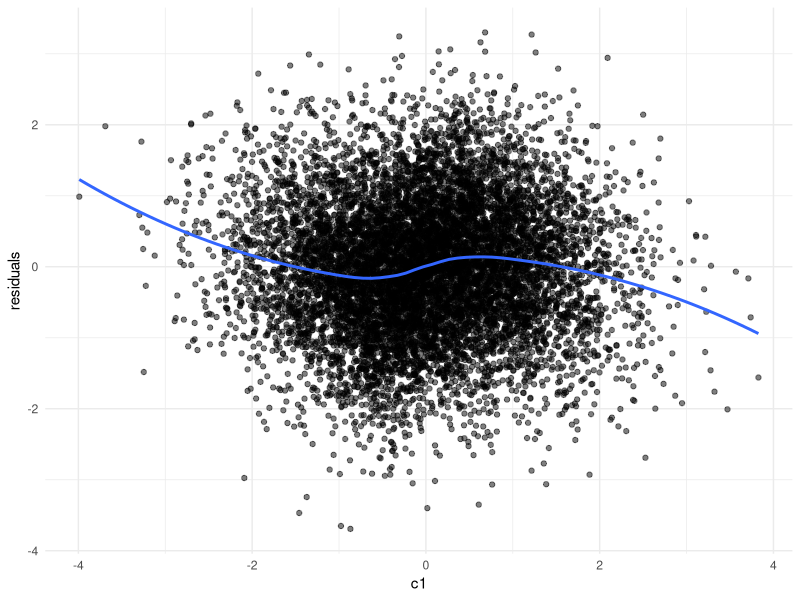

This figure's R source: (Note: this script raises an error after producing the figure.)
# reproducibility
set.seed(427) 

# load required libraries
library(mvtnorm)
library(psych)                                             # for descriptives
library(lavaan)                                            # for fitting CLPM
library(tidyverse)

### CLPM parameters ###
N <- 100000                                                # number of people
T <- 5                                                     # number of time points

ax <- 0.25                                                 # effect of X_(t-1) on X_t
ay <- 0.25                                                 # effect of Y_(t-1) on Y_t
bx <- 0.10                                                 # effect of Y_(t-1) on X_t
by <- 0.10                                                 # effect of X_(t-1) on Y_t
rho <- 0.30                                                # residual correlation of innovations
                                                          
# create the path matrix A from these effects
A <- matrix(c(ax, by, 
              bx, ay), 
            nrow = 2, byrow = TRUE)

### confounder parameters ###
k_lin <- 3                                                 # number of "linear" confounders (baseline C1..C3)

# baseline linear effects of confounders on X_t and Y_t
gamma_x_lin <- c(0.30, 0.20, 0.10)                         # effect of confounders on X_t
gamma_y_lin <- c(0.30, 0.20, 0.10)                         # effect of confounders on Y_t

# curvature parameter: lager = quicker "turning" around a point
# meaning a stronger non-linear effect.
a_tanh <- 2

# simulate base confounders: C1..C3 ~ N(0,1), independent
Psi_base <- diag(rep(1, k_lin))                            # variance-covariance matrix of base confounders (I in this case)
U_lin <- rmvnorm(N, 
                 mean  = rep(0, k_lin),                    # mean of confounders = 0, since we want standardised effect sizes
                 sigma = Psi_base)                         # C1..C3 ~ N(0,1), independent

# name the confounder columns
colnames(U_lin) <- paste0("c", 1:k_lin)                    # C1, C2, C3

# create tanh-transformed nonlinear confounders:
# T_j = standardized tanh(a_tanh * C_j), so each has mean ~0 and var ~1
# we also remove the linear part of C_j from T_j, so no dependency remains between the two (orthogonalization).
# this will later be useful to separate linear and non-linear effects
# when we want to calculate a measure of non-linearity later.
U_tanh <- apply(U_lin, 2, function(col) {

  # raw tanh transform of each confounder
  z_raw <- tanh(a_tanh * col)

  # remove the linear part of col (orthogonalize wrt the linear confounder)
  z_perp <- resid(lm(z_raw ~ col))

  # standardize to mean 0 and var 1
  as.numeric(scale(z_perp, center = TRUE, scale = TRUE))
})

# name the confounder columns
colnames(U_tanh) <- paste0("c", 1:k_lin, "_tanh")          # T1, T2, T3

# combine linear and tanh confounders into one matrix U
# columns: first the k_lin linear confounders, then k_lin tanh confounders
U <- cbind(U_lin, U_tanh)                                  # N x k, where k = 2 * k_lin
k <- ncol(U)                                               # total number of confounder variables

# empirical varcov matrix of (C, tanh(C)) confounders
Psi <- cov(U)

# effects for the tanh parts on X and Y
# you can tune these (often smaller than linear effects)
gamma_x_tanh <- c(0.15, 0.10, 0.05)
gamma_y_tanh <- c(0.15, 0.10, 0.05)

# order of entries in gamma_x / gamma_y corresponds to the column order in U:
# (C1, C2, C3, T1, T2, T3)
gamma_x <- c(gamma_x_lin, gamma_x_tanh)
gamma_y <- c(gamma_y_lin, gamma_y_tanh)

# we can now build matrix B, which is 2 x k
B <- rbind(gamma_x, gamma_y)

### varcov matrixes ###
# we want the variance of each variable to be 1
S_target <- diag(2)                                        # initial 2x2 identity (var = 1, cov = 0)

# variance contributed by confounders
# S_U = B * Psi * B'
S_U  <- B %*% Psi %*% t(B)

# find covariance c between X and Y needed for target residual correlation rho
find_c <- function(A, S_U, rho) {

  f <- function(c) {
    # target stationary covariance of (X_t, Y_t)
    S_target_c <- matrix(c(1, c,
                           c, 1),
                         nrow = 2, byrow = TRUE)
    
    # dynamic part variance (remove confounder-induced variance)
    S_dyn_c <- S_target_c - S_U
    
    # innovation covariance matrix under stationarity
    Sigma_e_c <- S_dyn_c - t(A) %*% S_dyn_c %*% A
    
    # correlation of innovations
    v1 <- Sigma_e_c[1, 1]
    v2 <- Sigma_e_c[2, 2]
    cov12 <- Sigma_e_c[1, 2]
    corr_e <- cov12 / sqrt(v1 * v2)
    
    corr_e - rho
  }

  uniroot(f, interval = c(-0.99, 0.99))$root
}

# required covariance between X and Y
c_stat <- find_c(A, S_U, rho)

# overwrite S_target to include the stationary covariance between X and Y
S_target <- matrix(c(1, c_stat,
                     c_stat, 1),
                   nrow = 2, byrow = TRUE)

# variance by the dynamic process:
S_dyn <- S_target - S_U

# check positive semidefinite
eS <- eigen((S_dyn + t(S_dyn))/2)$values
eS[eS<1e-10]

# innovation covariance matrix
Sigma_e <- S_dyn - t(A) %*% S_dyn %*% A
Sigma_e <- (Sigma_e + t(Sigma_e))/2

# For t = 1, there is no carryover from a previous wave. The observed var-cov should be:
# Var([X1,Y1]) = S_U + Sigma_e1. To keep the same S_target at t=1, set:
Sigma_e1 <- S_dyn                             # because S_target = S_U + S_dyn
Sigma_e1 <- (Sigma_e1 + t(Sigma_e1))/2

# simulate panel data 

#  for t = 1: no lag yet, so Ddyn = e1 with Sigma_e1
Ddyn <- rmvnorm(N,                            
  mean  = c(0,0),                              
  sigma = Sigma_e1)                            

# initialise df with N rows and 2*T + k columns. 2*T for X and Y, k for confounders
df <- matrix(NA, nrow = N, ncol = 2*T + k)
colnames(df) <- c(paste0("x", 1:T),
                  paste0("y", 1:T),
                  colnames(U))

# save the confounders (C1..C3 and T1..T3)
df[, (2*T + 1):(2*T + k)] <- U

# first wave: add direct confounder effects
obs1 <- Ddyn + U %*% t(B)

df[, 1]    <- obs1[, 1] 
df[, 1+T ] <- obs1[, 2]

# remaining waves
for(i in 2:T){ 
  Ddyn <- Ddyn %*% t(A) + rmvnorm(N, sigma = Sigma_e) 
  obs  <- Ddyn + U %*% t(B) 
  df[, i]    <- obs[, 1] 
  df[, i+T ] <- obs[, 2] 
}

# basic checks
round(apply(df, 2, var), 3)
sigma <- cov(df)
round(sigma, 3)
describe(df)

# quick residual check for nonlinearity
df_sample <- df[sample(1:nrow(df), 10000), ]
lm_fit <- lm(x1 ~ c1, data = as.data.frame(df_sample))
residuals <- lm_fit$residuals

ggplot(df_sample, aes(x = c1, y = residuals)) +
  geom_point(alpha = 0.5) +
  geom_smooth(method = "loess", se = FALSE) +
  theme_minimal()

write.csv(df, file = "Thesis/Code/Data/Data_Sim_tanh_Pop.csv", row.names = FALSE)
